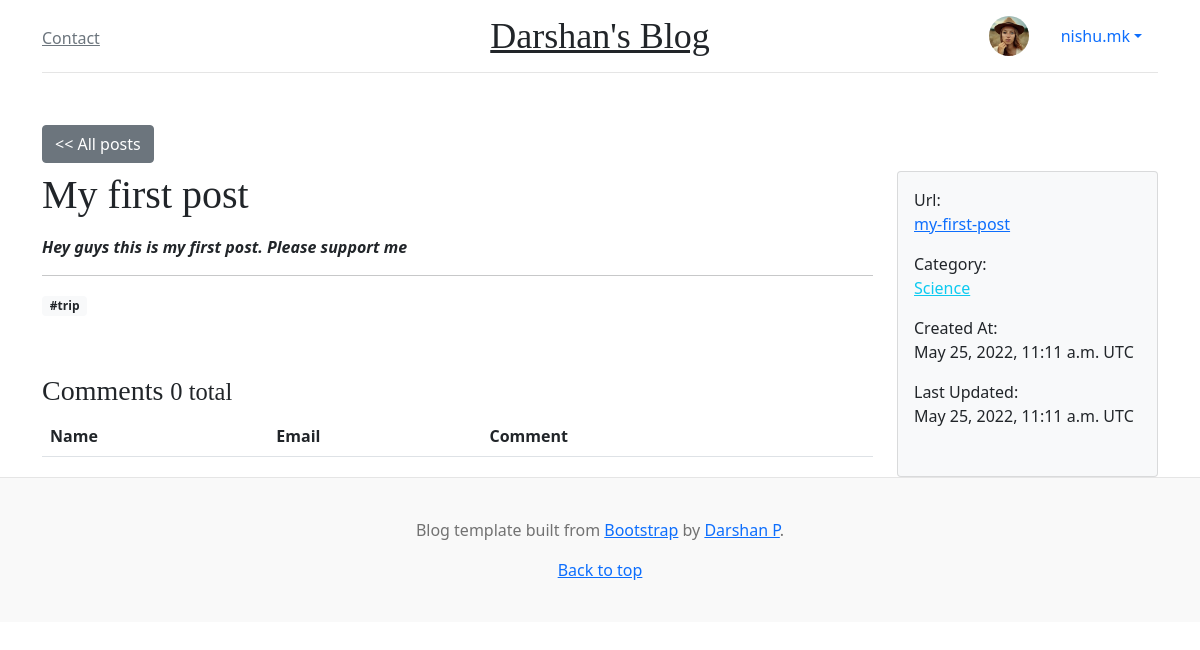
/posts/my-first-post (signed in), run on an earlier commit of the app's database.
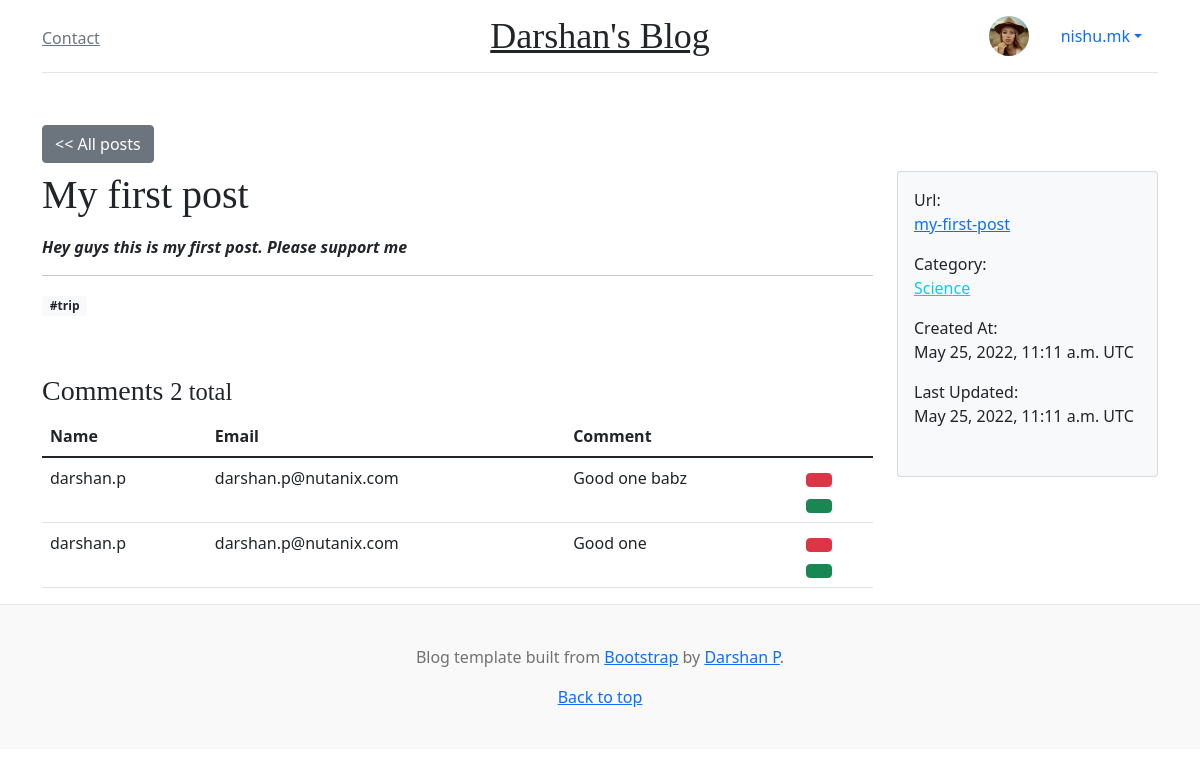
And on a later commit of the database.
### blog/models.py (models this page shows, shortened)
class Tag(models.Model):
    name = models.CharField(max_length=50, unique=True)

class Post(models.Model):
    class Meta:
        ordering = ['created_at']
        db_table = 'posts'
    POST_LENGTHS = [
        ('S', 'Small'),
        ('M', 'Medium'),
        ('L', 'Large')
    ]
    post_length = models.CharField(max_length=1, choices=POST_LENGTHS)
    title = models.CharField(max_length=50)
    body = models.TextField()
    slug = AutoSlugField(populate_from='title', unique=True, editable=True)
    categories = models.ManyToManyField('Category', related_name='posts', blank=True)
    tags = models.ManyToManyField('Tag', related_name='posts', blank=True,
                                  help_text='Hold down “Control”, or “Command” on a Mac, to select more than one.')
    user = models.ForeignKey(User, on_delete=models.SET_NULL, null=True)
    created_at = models.DateTimeField(auto_now_add=True)
    updated_at = models.DateTimeField(auto_now_add=True)

class Category(models.Model):
    class Meta:
        verbose_name_plural = 'Categories'
    name = models.CharField(max_length=50, unique=True)

class Comment(models.Model):
    post = models.ForeignKey(Post, on_delete=models.CASCADE, related_name="comments")
    text = models.TextField()
    user = models.ForeignKey(User, on_delete=models.SET_NULL, null=True)
    approved = models.BooleanField(default=False)
    commented_at = models.DateTimeField(auto_now_add=True)

### blog/views.py (the view)
# urls.py: path('posts/<slug:slug>', views.PostDetailView.as_view(), name='post_detail'),
class PostDetailView(LoginRequiredMixin, generic.DetailView):
    model = Post
    def get_context_data(self, **kwargs):
        context_data = super().get_context_data(**kwargs)
        context_data.update({"tz": settings.TIME_ZONE})
        return context_data
    def get_queryset(self):
        return Post.objects.filter(slug=self.kwargs["slug"], user=self.request.user)

### blog/context_processors.py (called while the page is built)
def categories(request):
    return {
        'tags': Tag.objects.order_by('id')
    }

### blog/templates/blog/post_detail.html (shortened to what this page needs)
{% extends "base.html" %}
{% load crispy_forms_tags %}
{% load icons %}
{% block extrastyle %}
<link href="https://maxcdn.bootstrapcdn.com/font-awesome/4.7.0/css/font-awesome.min.css"
      rel="stylesheet"
>
{% endblock %}
{% block content %}
<div class="row">
    <div class="col-2">
        <a type="button" class="btn btn-secondary" href="{% url 'blog:post_list' %}"><< All posts</a>
    </div>
</div>
<div class="row mt-2">
    <div class="col-9">
        <h1>{{ post.title }}</h1>
        <p class="lead">{{ post.body | safe }}</p>
        <hr>
        <div class="tags">
            {% for tag in post.tags.all %}
            <span class="badge bg-light text-dark mb-2">#{{tag.name}}</span>
            {% endfor %}
        </div>
        <div id="backend-comments" style="margin-top: 50px;">
            <h3>Comments <small>{{ post.comments.count }} total</small></h3>
            <table class="table">
                <thead>
                    <tr>
                        <th>Name</th>
                        <th>Email</th>
                        <th>Comment</th>
                        <th></th>
                    </tr>
                </thead>
                <tbody>
                    {% for comment in post.comments.all %}
                    <tr>
                        <td>{{ comment.user.username }}</td>
                        <td>{{ comment.user.email }}</td>
                        <td>{{ comment.text }}</td>
                        <td class="justify-content-end">
                            <form method="POST" action="{% url 'blog:comment_delete' comment.id %}">
                                <button type="submit" class="btn btn-xs btn-danger" data-bs-toggle="tooltip" data-bs-placement="top" title="Delete">{% icon 'delete' %}</button>
                            </form>
                            {% if not comment.approved %}
                            <form method="POST" action="{% url 'blog:comment_approve' comment.id %}">
                                <button type="submit" class="btn btn-xs btn-success mt-1" data-bs-toggle="tooltip" data-bs-placement="bottom" title="Approve">{% icon 'approve' %}</button>
                            </form>
                            {% endif %}
                        </td>
                    </tr>
                    {% endfor %}
                </tbody>
            </table>
        </div>
    </div>
    <div class="col-3">
        <div class="card card-body bg-light">
            <dl class="dl-horizontal">
                <label>Url:</label>
                <p><a href="{% url 'blog:blog_detail' post.slug %}">{{ post.slug }}</a></p>
                <label>Category:</label>
                {% for category in post.categories.all %}
                <p><a href="#" class="link-info">{{category.name}}</a></p>
                {% empty %}
                <p>No categories assigned</p>
                {% endfor %}
                <label>Created At:</label>
                <p>{{ post.created_at }} {{tz}}</p>
                <label>Last Updated:</label>
                <p>{{ post.updated_at }} {{tz}}</p>
            </dl>
        </div>
    </div>
</div>
{% endblock %}

What changed in the data, as far as the page shows it:
computed for Post "My first post": comments.count "0" → "2"
added Comment: user.username "darshan.p", user.email "darshan.p@nutanix.com", text "Good one babz", approved False (drawn)
added Comment: user.username "darshan.p", user.email "darshan.p@nutanix.com", text "Good one", approved False (drawn)
